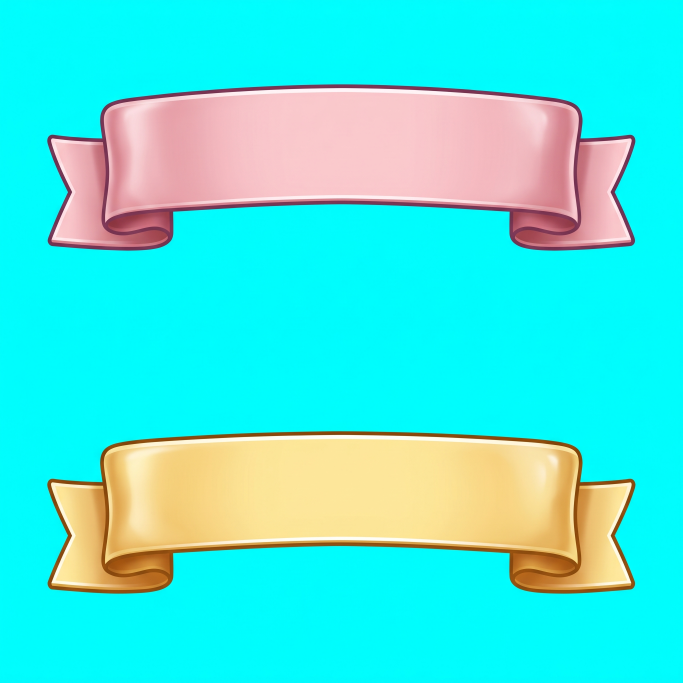
#> input picture reference/ui-polish/ribbons-v3.png, 2048 x 2048 px, given in place of spa-room.png, which was not available (shown at 1/3 size); the run also reads 1 picture not shown here
$ python pack_polish.py
#> lines starting #> are read from the running program, lines starting #| are printed output that depends on the picture; pictures that were not available may be replaced by others from this repository, and a replacement may not be noted
"""Prepare generated Higgsfield backgrounds and effect/ribbon sprite sheets."""
from pathlib import Path
from PIL import Image, ImageChops, ImageOps

root=Path(__file__).resolve().parents[1]
source=root/'reference/ui-polish'
out=root/'public/assets/ui'

def sprite(sheet,name,box,limit):
    im=Image.open(source/f'{sheet}.png').convert('RGB')
    w,h=im.size
    im=im.crop(tuple(round(v*(w if i%2==0 else h)) for i,v in enumerate(box)))
    r,g,b=im.split()
    cyan=ImageChops.subtract(ImageChops.darker(g,b),r)
    alpha=cyan.point(lambda v:255 if v<85 else max(0,round((170-v)*255/85)))
    im=im.convert('RGBA');im.putalpha(alpha)
    bounds=alpha.point(lambda v:255 if v>90 else 0).getbbox()
    im=im.crop(bounds);im.thumbnail((limit,limit),Image.Resampling.LANCZOS)
    ImageOps.expand(im,border=3,fill=(0,0,0,0)).save(out/f'{name}.webp',quality=96)

for name in ['spa-room','celebration']:
    im=Image.open(source/f'{name}.png');im.thumbnail((2400,2400),Image.Resampling.LANCZOS);im.save(out/f'{name}.webp',quality=93)
#> further down, im is the input picture: PIL image 2048x2048 RGB; mean R, G, B 70.5, 231.3, 221.9
#> pass 2 of the loop `for name in ['spa-room','celebration']:`:
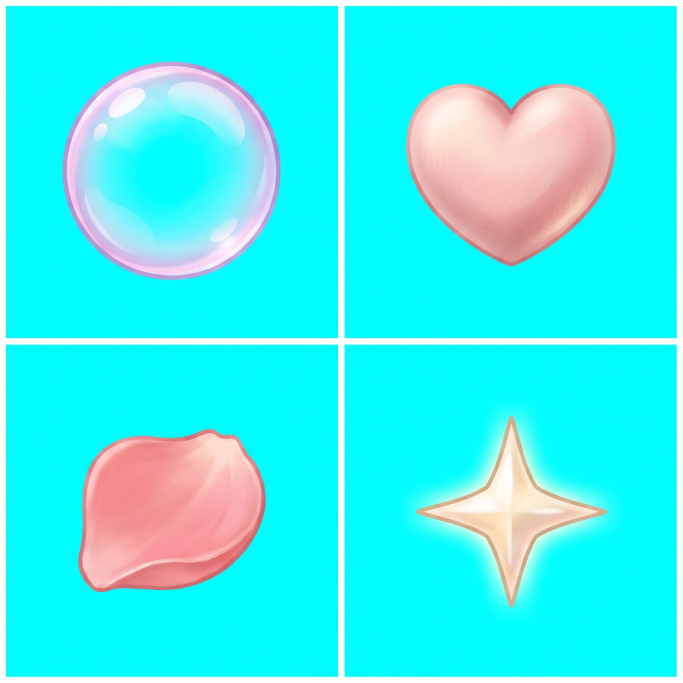
#> input picture reference/ui-polish/vfx.png, 2048 x 2048 px, given in place of celebration.png, which was not available (shown at 1/3 size)
#> im is the input picture: PIL image 2048x2048 RGB; mean R, G, B 59.7, 240.8, 241.8
sprite('ribbons-v3','ribbon-pink',(0,0,1,.5),1200)
#> in sprite, `bounds=alpha.point(lambda v:255 if v>90 else 0).getbbox()`: bounds = (142, 252, 1906, 752)
#> in sprite, `ImageOps.expand(im,border=3,fill=(0,0,0,0)).save(out/f'{name}.webp',qu..`:
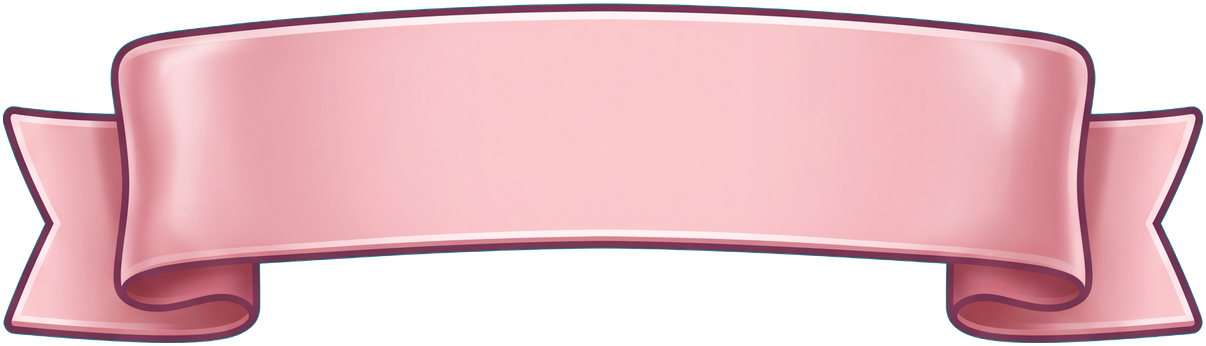
#> saved as ribbon-pink.webp: PIL image 1206x346 RGBA; mean R, G, B, A 162.8, 123.4, 129.6, 183.9; transparent parts drawn white
sprite('ribbons-v3','ribbon-gold',(0,.5,1,1),1200)
#> call 2 of sprite, with sheet = 'ribbons-v3', name = 'ribbon-gold', box = (0, 0.5, 1, 1), limit = 1200
#> in sprite (call 2), `r,g,b=im.split()`:
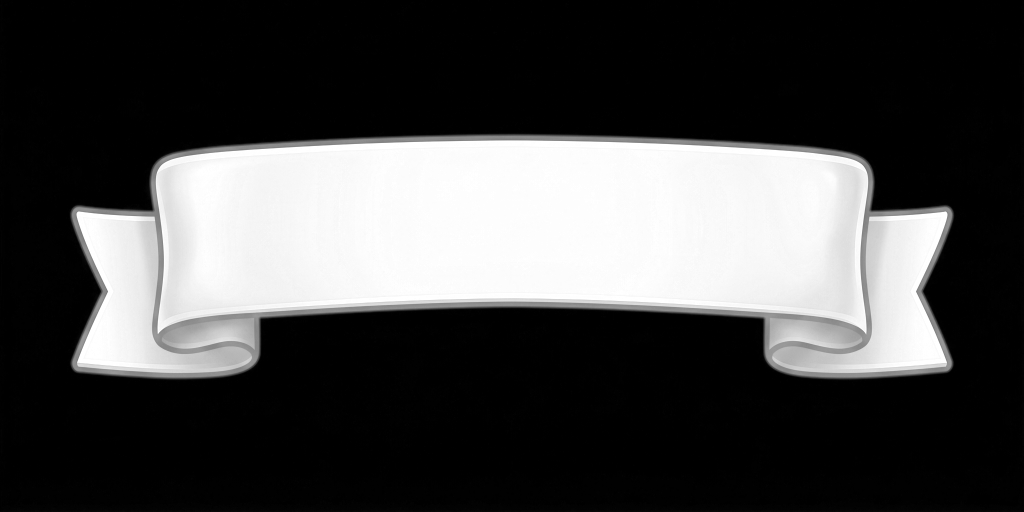
#> r: PIL image 2048x1024 L (shown at 1/2 size); min 0, max 255, mean 70.8
#> in sprite (call 2), `im.putalpha(alpha)`:
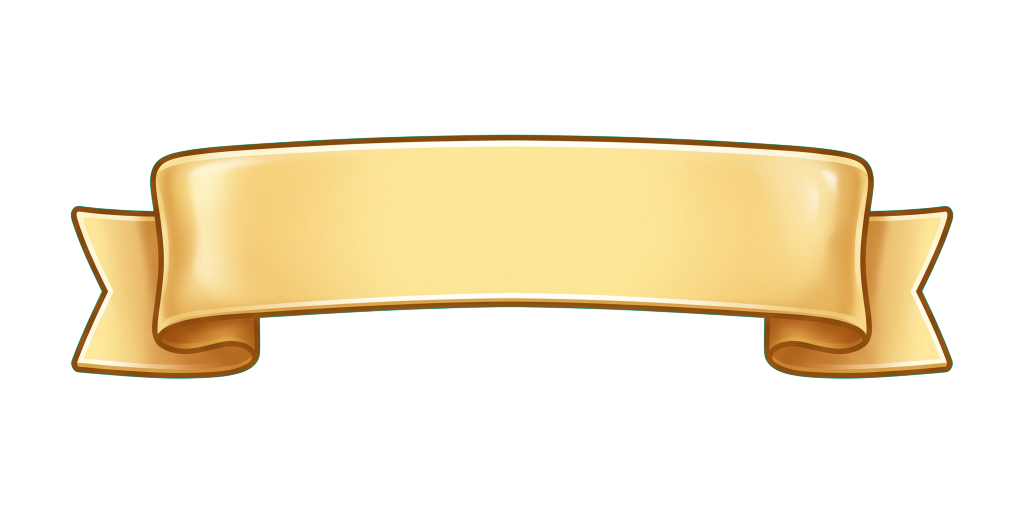
#> im: PIL image 2048x1024 RGBA (shown at 1/2 size); mean R, G, B, A 70.8, 236.1, 214.3, 77.5; transparent parts drawn white
#> in sprite (call 2), `bounds=alpha.point(lambda v:255 if v>90 else 0).getbbox()`: bounds = (141, 269, 1907, 758)
#> in sprite (call 2), `ImageOps.expand(im,border=3,fill=(0,0,0,0)).save(out/f'{name}.webp',qu..`:
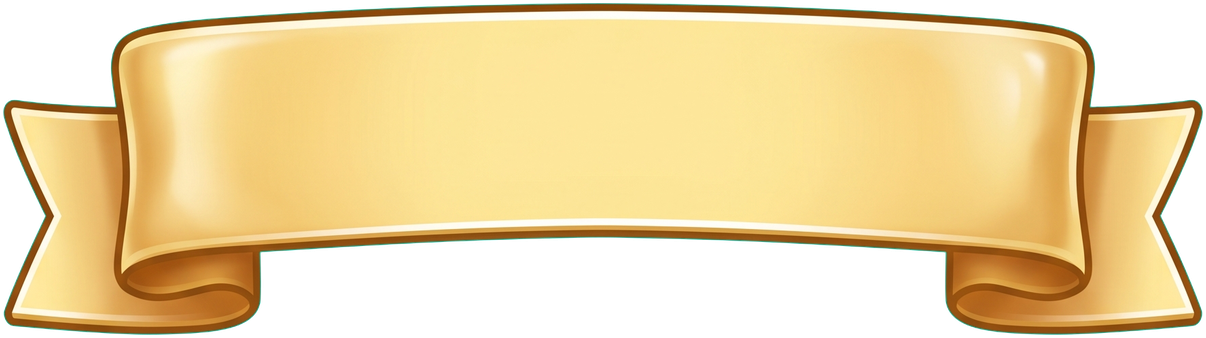
#> saved as ribbon-gold.webp: PIL image 1206x338 RGBA; mean R, G, B, A 168, 145.3, 93, 184; transparent parts drawn white
for i,name in enumerate(['bubble','heart','petal','glint']):
    x,y=i%2,i//2
    sprite('vfx',name,(x/2+.01,y/2+.01,(x+1)/2-.01,(y+1)/2-.01),360)
#> call 3 of sprite, with sheet = 'vfx', name = 'bubble', box = (0.01, 0.01, 0.49, 0.49), limit = 360
#> in sprite (call 3), `alpha=cyan.point(lambda v:255 if v<85 else max(0,round((170-v)*255/85)))`:
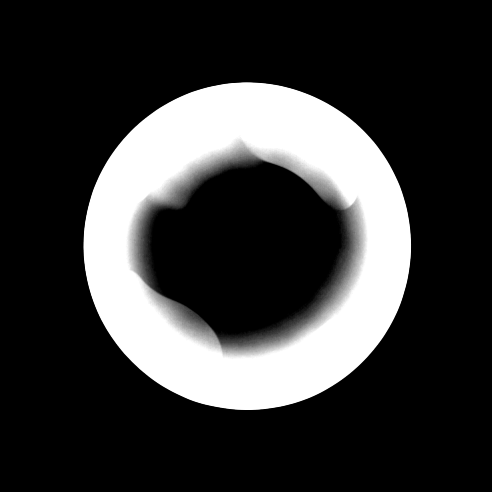
#> alpha: PIL image 984x984 L (shown at 1/2 size); min 0, max 255, mean 56.4
#> in sprite (call 3), `im.putalpha(alpha)`:
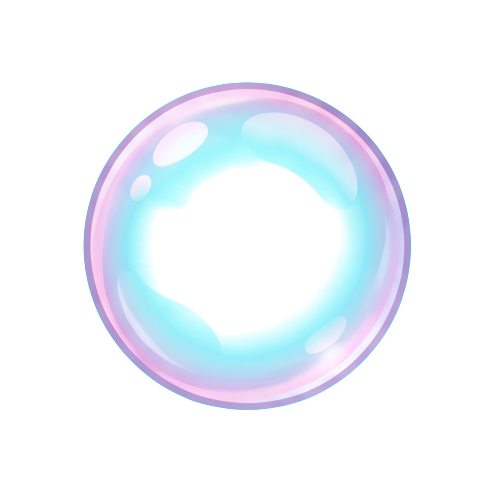
#> im: PIL image 984x984 RGBA (shown at 1/2 size); mean R, G, B, A 49, 243.9, 250.7, 56.4; transparent parts drawn white
#> in sprite (call 3), `bounds=alpha.point(lambda v:255 if v>90 else 0).getbbox()`: bounds = (167, 164, 822, 820)
#> in sprite (call 3), `ImageOps.expand(im,border=3,fill=(0,0,0,0)).save(out/f'{name}.webp',qu..`:
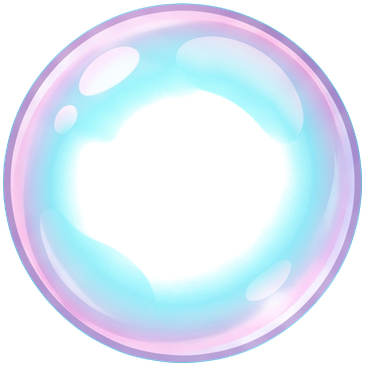
#> saved as bubble.webp: PIL image 365x366 RGBA; mean R, G, B, A 100.4, 122.5, 136.1, 123.1; transparent parts drawn white
#> pass 2 of the loop `for i,name in enumerate(['bubble','heart','petal','glint']):`:
#> in sprite (call 4), `im.putalpha(alpha)`:
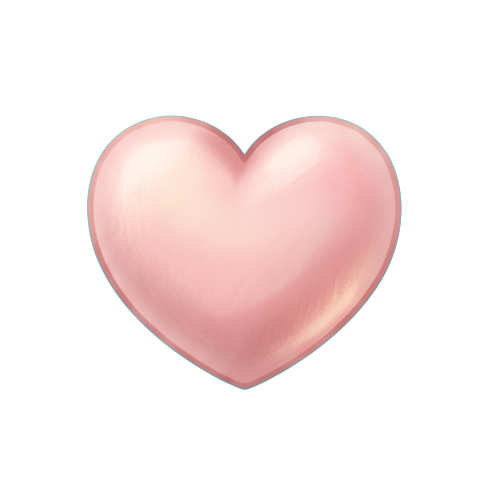
#> im: PIL image 984x984 RGBA (shown at 1/2 size); mean R, G, B, A 63.4, 235, 234.2, 67.9; transparent parts drawn white
#> bounds = (174, 231, 804, 780)
#> in sprite (call 4), `ImageOps.expand(im,border=3,fill=(0,0,0,0)).save(out/f'{name}.webp',qu..`:
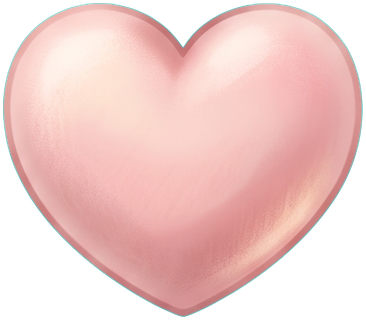
#> saved as heart.webp: PIL image 366x320 RGBA; mean R, G, B, A 171.1, 136.6, 133.3, 183.5; transparent parts drawn white
print('Packed 8 new illustrated assets')
